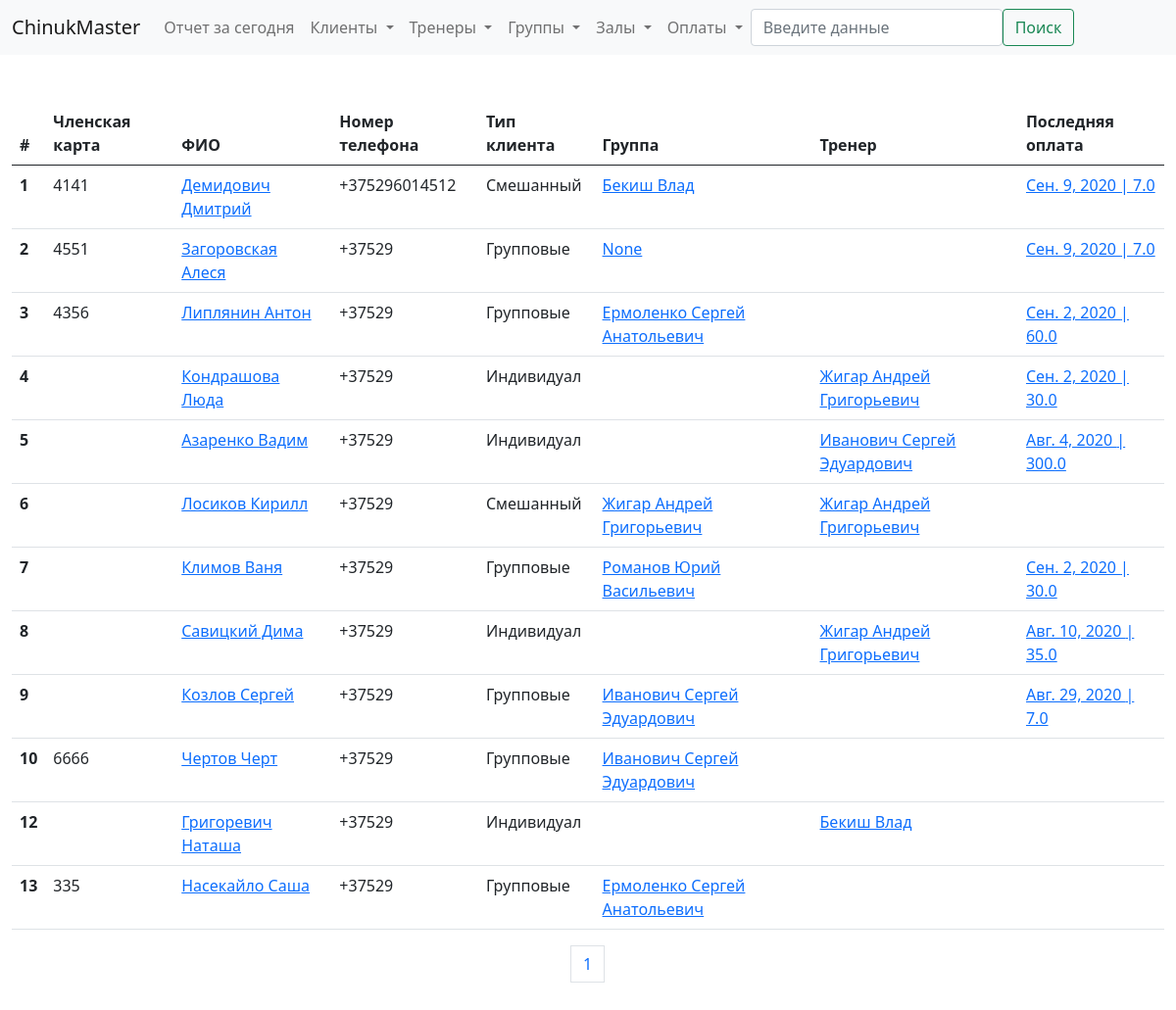
/show/client, run on an earlier commit of the app's database.
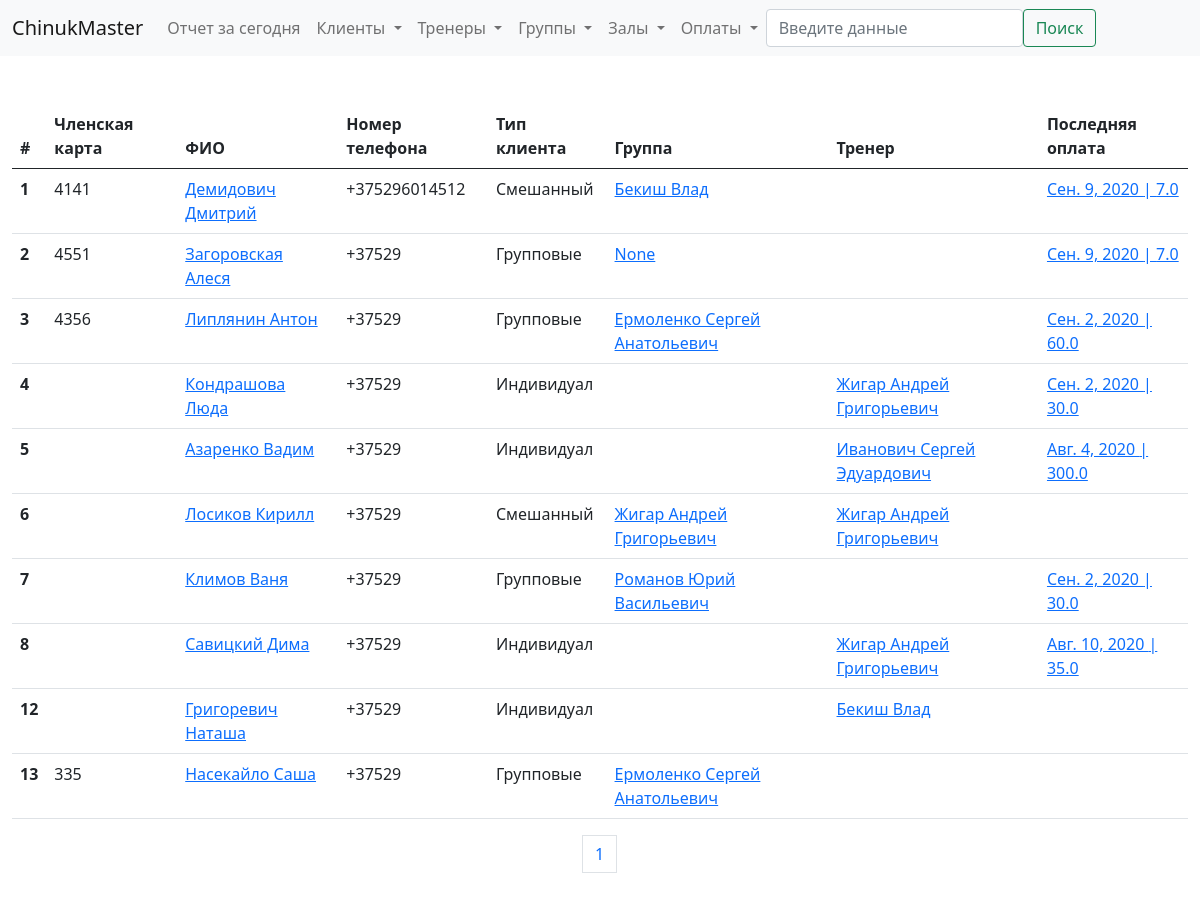
And on a later commit of the database.
### billing/models.py (models this page shows, shortened)
class Client(models.Model):
    member_card = models.CharField(verbose_name='Членская карта', max_length=4, blank=True, null=True)
    name = models.CharField(verbose_name='ФИО', max_length=50, blank=True, null=True)
    tel_number = models.CharField(verbose_name='Номер телефона', max_length=20, blank=True, null=True)
    info = models.TextField(verbose_name='Дополнительная информация', null=True, blank=True)
    training_type_choices = [
        ('I', 'Индивидуал'),
        ('G', 'В группе'),
        ('B', 'Смешанный'),
    ]
    cl_type = models.CharField(verbose_name='Тип клиента', max_length=1, choices=training_type_choices, default='G')
    treners = models.ManyToManyField(Trener, verbose_name='Тренер', blank=True)
    groups = models.ManyToManyField(Group, verbose_name='Группа', blank=True)
    def last_payment(self):
        payments = self.payment_set.order_by('-date')
        if payments:
            return payments[0]
    class Meta:
        verbose_name = 'Клиент'
        verbose_name_plural = 'Клиенты'

class Group(models.Model):
    gr_type_choices = [
        ('A', 'Взрослая'),
        ('C', 'Детская')
    ]
    sport_type_choices = [
        ('B', 'Классический бокс'),
        ('T', 'Тайский бокс'),
        ('W', 'Женская группа'),
        ('M', 'ММА')
    ]
    schedule_choice = [
        ('uneven', 'пн. ср. пт.'),
        ('even', 'вт. чт. сб.'),
    ]
    gr_type = models.CharField(verbose_name='Возраст', max_length=1, choices=gr_type_choices, default='A')
    sport_type = models.CharField(verbose_name='Тип', max_length=1, choices = sport_type_choices, default='T')
    time = models.TimeField(verbose_name='Время')
    schedule = models.CharField(verbose_name='Расписание', max_length=6, choices=schedule_choice, null=True, blank=True)
    trener = models.ForeignKey('Trener', verbose_name='Тренер', on_delete=models.SET_NULL, null=True, blank=True)
    address = models.ForeignKey('Address', verbose_name='Зал', on_delete=models.SET_NULL, null=True, blank=True)
    class Meta:
        verbose_name = 'Группа'
        verbose_name_plural = 'Группы'
        ordering = ['time']

class Trener(models.Model):
    name = models.CharField(max_length=50, verbose_name = 'Имя')
    tel_number = models.CharField(max_length=20, verbose_name = 'Номер телефона', null=True, blank=True)
    info = models.TextField(blank=True, null=False, verbose_name = 'Дополнительная информация')
    photo = models.ImageField(verbose_name='Фото', upload_to='billing/media/treners', height_field=None, width_field=None, null=True, blank=True)
    class Meta:
        verbose_name = 'Тренер'
        verbose_name_plural = 'Тренеры'
    def __str__(self):
        return self.name

class Payment(models.Model):
    client = models.ForeignKey(Client, on_delete=models.CASCADE, verbose_name='Плательщик', null=True)
    payment_to_choices = [
        ('G', 'В группу'),
        ('I', 'Индивидуально')
    ]
    payment_type_choices = [
        ('O', 'Разовый платеж'),
        ('M', 'Месячный взнос')
    ]
    payment_to = models.CharField(max_length=1, choices=payment_to_choices, default='G', verbose_name='Направление оплаты')
    payment_type = models.CharField(max_length=1, choices=payment_type_choices, default='M', verbose_name='Тип оплаты')
    trener = models.ForeignKey(Trener, on_delete=models.SET_NULL, verbose_name='Тренер', blank=True, null=True)
    group = models.ForeignKey(Group, on_delete=models.SET_NULL, verbose_name='Группа', blank=True, null=True)
    date = models.DateField(verbose_name='Дата оплаты', default=timezone.now)
    amount = models.FloatField(verbose_name='Сумма', default=60)
    trener_part = models.FloatField(verbose_name='Тренеру', default=0)
    class Meta:
        verbose_name = 'Оплата'
        verbose_name_plural = 'Оплаты'
        ordering = ['-date']

### billing/views.py (the view)
# urls.py: path('show/<slug:obj>', views.show_objects, name='show_objects'),
def show_objects(request, obj):
    inst = obj_values[obj].objects.all()
    paginator = Paginator(inst, 20)
    page_number = request.GET.get('page')
    page_obj = paginator.get_page(page_number)
    show_obj_link = f'{obj}s' if obj != 'address' else f'{obj}es'
    return render(request, f'billing/show/{show_obj_link}.html', {
        f'{show_obj_link}' : inst,
        'page_obj' : page_obj,
    })

### billing/templatetags/filters.py (called while the page is built)
@register.filter(name='times')
def times(value):
    return range(1, value+1)

### ChinukMaster/templates/billing/show/clients.html (shortened to what this page needs)
{% extends 'billing/base.html' %}
{% block content %}
    <table class="table table-hover">
        <thead>
            <tr>
                <th scope="col">#</th>
                <th scope="col">Членская карта</th>
                <th scope="col">ФИО</th>
                <th scope="col">Номер телефона</th>
                <th scope="col">Тип клиента</th>
                <th scope="col">Группа</th>
                <th scope="col">Тренер</th>
                <th scope="col">Последняя оплата</th>
            </tr>
        </thead>
        <tbody>
        {% for obj in page_obj %}
            <tr>
                <th scope="row">{{obj.id}}</th>
                <td>
                    {% if obj.member_card %}
                        {{obj.member_card}}
                    {% endif %}
                </td>
                <td><a href="{% url 'detail_object' obj='client' id=obj.id %}">{{obj.name}}</a></td>
                <td>{{obj.tel_number}}</td>
                <td>
                    {% if obj.cl_type == 'G' %} Групповые
                    {% elif obj.cl_type == 'I' %} Индивидуал
                    {% else %} Смешанный
                    {% endif %}
                </td>
                <td>
                    {% for group in obj.groups.all %}
                        <a href="{% url 'detail_object' obj='group' id=group.id %}">{{group.trener}}<br></a>
                    {% endfor %}
                </td>
                <td>
                    {% for trener in obj.treners.all %}
                        <a href="{% url 'detail_object' obj='trener' id=trener.id %}">{{trener}}<br></a>
                    {% endfor %}
                </td>
                <td>
                    {% if obj.last_payment %}
                        <a href="{% url 'detail_object' obj='payment' id=obj.last_payment.id %}">{{obj.last_payment.date}} | {{obj.last_payment.amount}}</a>
                    {% endif %}
                </td>
            </tr>
        {% endfor %}
        </tbody>
    </table>
{% endblock %}

What changed in the data, as far as the page shows it:
removed Client: id "9", name "Козлов Сергей", tel_number "+37529", cl_type "Групповые", last_payment "Авг. 29, 2020", last_payment.amount "7.0"
no longer on this page (row unchanged): Group: trener "Иванович Сергей Эдуардович", shown under "9"
removed Client: id "10", member_card "6666", name "Чертов Черт", tel_number "+37529", cl_type "Групповые"
no longer on this page (row unchanged): Group: trener "Иванович Сергей Эдуардович", shown under "10"
